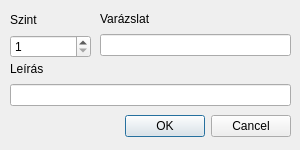
<?xml version="1.0" encoding="UTF-8"?>
<ui version="4.0">
 <class>AddUpdateSpellDialog</class>
 <widget class="QDialog" name="AddUpdateSpellDialog">
  <property name="geometry">
   <rect>
    <x>0</x>
    <y>0</y>
    <width>300</width>
    <height>150</height>
   </rect>
  </property>
  <property name="sizePolicy">
   <sizepolicy hsizetype="Fixed" vsizetype="Fixed">
    <horstretch>0</horstretch>
    <verstretch>0</verstretch>
   </sizepolicy>
  </property>
  <property name="minimumSize">
   <size>
    <width>300</width>
    <height>150</height>
   </size>
  </property>
  <property name="maximumSize">
   <size>
    <width>300</width>
    <height>150</height>
   </size>
  </property>
  <property name="windowTitle">
   <string>Varázslat</string>
  </property>
  <widget class="QDialogButtonBox" name="confirm_reject_spell_buttonBox">
   <property name="geometry">
    <rect>
     <x>120</x>
     <y>110</y>
     <width>171</width>
     <height>32</height>
    </rect>
   </property>
   <property name="orientation">
    <enum>Qt::Orientation::Horizontal</enum>
   </property>
   <property name="standardButtons">
    <set>QDialogButtonBox::StandardButton::Cancel|QDialogButtonBox::StandardButton::Ok</set>
   </property>
  </widget>
  <widget class="QWidget" name="layoutWidget">
   <property name="geometry">
    <rect>
     <x>10</x>
     <y>10</y>
     <width>81</width>
     <height>48</height>
    </rect>
   </property>
   <layout class="QVBoxLayout" name="verticalLayout">
    <item>
     <widget class="QLabel" name="spell_level_label">
      <property name="text">
       <string>Szint</string>
      </property>
     </widget>
    </item>
    <item>
     <widget class="QSpinBox" name="spell_level_spinBox">
      <property name="minimum">
       <number>1</number>
      </property>
      <property name="maximum">
       <number>3</number>
      </property>
     </widget>
    </item>
   </layout>
  </widget>
  <widget class="QWidget" name="layoutWidget">
   <property name="geometry">
    <rect>
     <x>100</x>
     <y>10</y>
     <width>191</width>
     <height>46</height>
    </rect>
   </property>
   <layout class="QVBoxLayout" name="verticalLayout_2">
    <item>
     <widget class="QLabel" name="spell_name_label">
      <property name="text">
       <string>Varázslat</string>
      </property>
     </widget>
    </item>
    <item>
     <widget class="QLineEdit" name="spell_name_lineEdit"/>
    </item>
   </layout>
  </widget>
  <widget class="QWidget" name="layoutWidget">
   <property name="geometry">
    <rect>
     <x>10</x>
     <y>60</y>
     <width>281</width>
     <height>46</height>
    </rect>
   </property>
   <layout class="QVBoxLayout" name="verticalLayout_3">
    <item>
     <widget class="QLabel" name="spell_description_label">
      <property name="text">
       <string>Leírás</string>
      </property>
     </widget>
    </item>
    <item>
     <widget class="QLineEdit" name="spell_description_lineEdit"/>
    </item>
   </layout>
  </widget>
 </widget>
 <resources/>
 <connections>
  <connection>
   <sender>confirm_reject_spell_buttonBox</sender>
   <signal>accepted()</signal>
   <receiver>AddUpdateSpellDialog</receiver>
   <slot>accept()</slot>
   <hints>
    <hint type="sourcelabel">
     <x>248</x>
     <y>254</y>
    </hint>
    <hint type="destinationlabel">
     <x>157</x>
     <y>274</y>
    </hint>
   </hints>
  </connection>
  <connection>
   <sender>confirm_reject_spell_buttonBox</sender>
   <signal>rejected()</signal>
   <receiver>AddUpdateSpellDialog</receiver>
   <slot>reject()</slot>
   <hints>
    <hint type="sourcelabel">
     <x>316</x>
     <y>260</y>
    </hint>
    <hint type="destinationlabel">
     <x>286</x>
     <y>274</y>
    </hint>
   </hints>
  </connection>
 </connections>
</ui>
